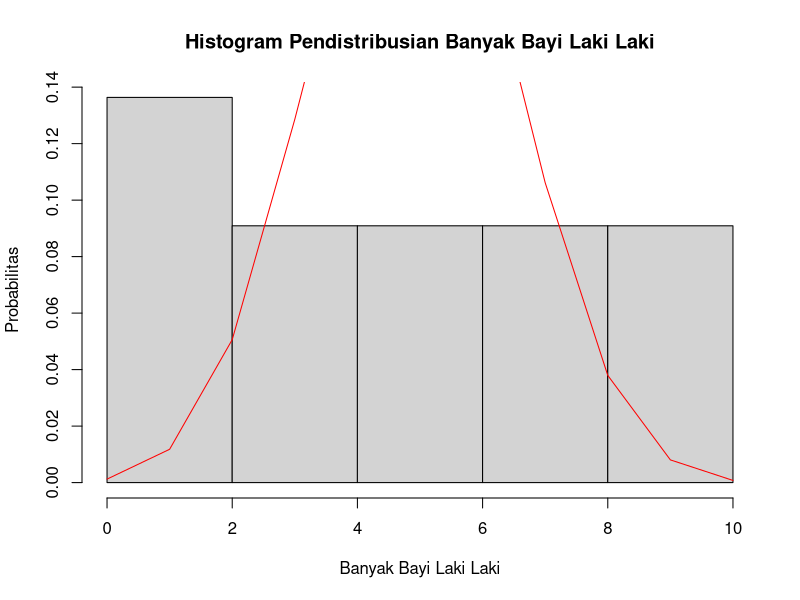

Reproduce this figure in R.
# Parameter distribusi binomial
n = 10
p = 0.488

# Menghasilkan serangkain nilai pada interval diskrit
x = seq(0, 10, 1)

# Menghitung probabilitas dari setiap nilai pada interval diskrit
y = dbinom(x, size = n, prob = p)

# Menggambarkan histogram pendistribusian banyak bayi laki laki
hist(x, prob = TRUE, main = "Histogram Pendistribusian Banyak Bayi Laki Laki", xlab = "Banyak Bayi Laki Laki", ylab = "Probabilitas")

lines(x, y, col = "red")